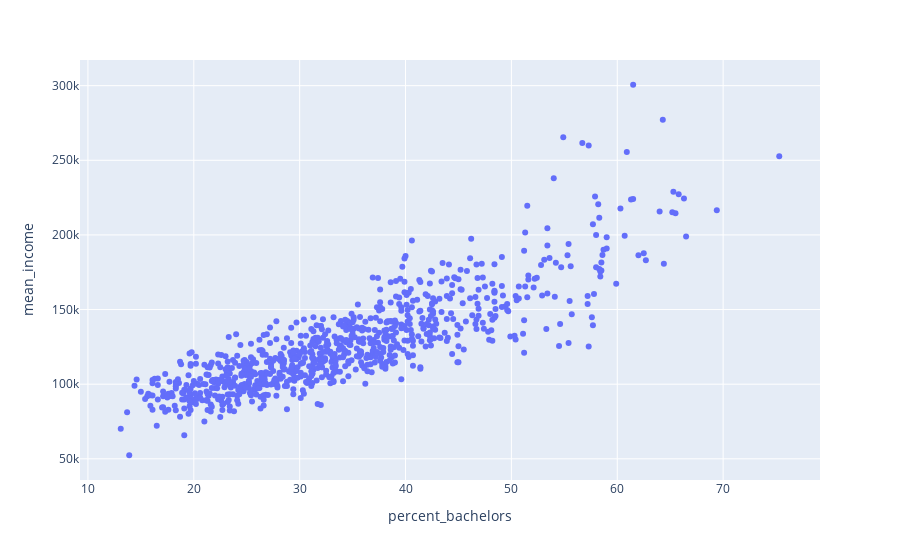

Notebook code for this chart:
### Markdown cell above
## Plotly

The `plotly` package provides an easy way to create quick interactive visualizations. Here, we'll go over how to use the "express" functions, which create quick interactive visualizations without needing lots of code or customization. The `plotly` package also allows for more complicated animations and dynamic aspects, including maps and 3-D plots. For more guides on how to use `plotly`, see the tutorials at https://plotly.com/python/#animations.  

The `scatter` function from plotly uses syntax similar to seaborn, but creates a scatterplot with points that you can hover over to get information about them.

### Code cell
fig = px.scatter(census_data, x = 'percent_bachelors', y = 'mean_income')
fig.show()

### Figure 1 — Plotly figure (JSON) as saved in the notebook; plotly's stock layout.template omitted (floating-point values rounded to 4 significant figures; data arrays with more than 128 entries replaced by an {"elided": "..."} marker saying what was removed)
{"data": [{"hovertemplate": "percent_bachelors=%{x}<br>mean_income=%{y}<extra></extra>", "legendgroup": "", "marker": {"color": "#636efa", "symbol": "circle"}, "mode": "markers", "name": "", "orientation": "v", "showlegend": false, "type": "scatter", "x": {"elided": "850 float values"}, "xaxis": "x", "y": {"elided": "850 int values"}, "yaxis": "y"}], "layout": {"legend": {"tracegroupgap": 0}, "margin": {"t": 60}, "xaxis": {"anchor": "y", "domain": [0, 1], "title": {"text": "percent_bachelors"}}, "yaxis": {"anchor": "x", "domain": [0, 1], "title": {"text": "mean_income"}}}}
